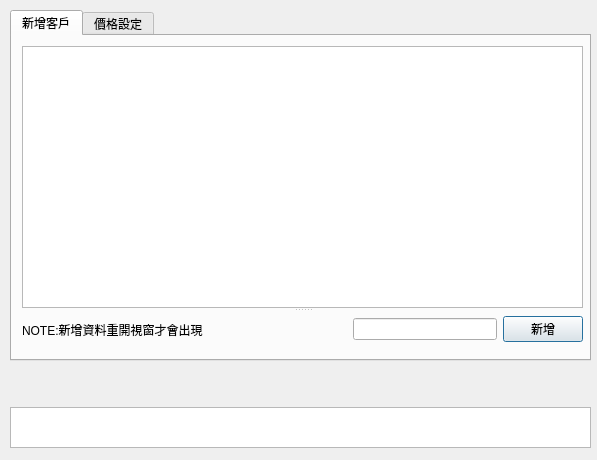
<?xml version="1.0" encoding="UTF-8"?>
<ui version="4.0">
 <class>Dialog</class>
 <widget class="QDialog" name="Dialog">
  <property name="geometry">
   <rect>
    <x>0</x>
    <y>0</y>
    <width>597</width>
    <height>460</height>
   </rect>
  </property>
  <property name="windowTitle">
   <string>客戶設定</string>
  </property>
  <widget class="QTabWidget" name="tabWidget">
   <property name="geometry">
    <rect>
     <x>10</x>
     <y>10</y>
     <width>581</width>
     <height>351</height>
    </rect>
   </property>
   <property name="currentIndex">
    <number>0</number>
   </property>
   <widget class="QWidget" name="tab_3">
    <attribute name="title">
     <string>新增客戶</string>
    </attribute>
    <widget class="QSplitter" name="splitter">
     <property name="geometry">
      <rect>
       <x>10</x>
       <y>10</y>
       <width>561</width>
       <height>301</height>
      </rect>
     </property>
     <property name="orientation">
      <enum>Qt::Vertical</enum>
     </property>
     <widget class="QTextBrowser" name="textBrowser"/>
     <widget class="QWidget" name="layoutWidget">
      <layout class="QHBoxLayout" name="horizontalLayout_6">
       <item>
        <widget class="QLabel" name="label">
         <property name="text">
          <string>NOTE:新增資料重開視窗才會出現</string>
         </property>
        </widget>
       </item>
       <item>
        <spacer name="horizontalSpacer">
         <property name="orientation">
          <enum>Qt::Horizontal</enum>
         </property>
         <property name="sizeHint" stdset="0">
          <size>
           <width>40</width>
           <height>20</height>
          </size>
         </property>
        </spacer>
       </item>
       <item>
        <widget class="QLineEdit" name="lineEdit_addguest"/>
       </item>
       <item>
        <widget class="QPushButton" name="pushButton_addguest">
         <property name="text">
          <string>新增</string>
         </property>
        </widget>
       </item>
      </layout>
     </widget>
    </widget>
   </widget>
   <widget class="QWidget" name="tab">
    <attribute name="title">
     <string>價格設定</string>
    </attribute>
    <widget class="QWidget" name="layoutWidget">
     <property name="geometry">
      <rect>
       <x>20</x>
       <y>10</y>
       <width>551</width>
       <height>291</height>
      </rect>
     </property>
     <layout class="QGridLayout" name="gridLayout">
      <item row="0" column="0">
       <layout class="QVBoxLayout" name="verticalLayout_3">
        <item>
         <layout class="QHBoxLayout" name="horizontalLayout_2">
          <item>
           <widget class="QComboBox" name="comboBox_customer"/>
          </item>
          <item>
           <widget class="QComboBox" name="comboBox_version"/>
          </item>
         </layout>
        </item>
        <item>
         <layout class="QVBoxLayout" name="verticalLayout_2">
          <item>
           <layout class="QHBoxLayout" name="horizontalLayout">
            <item>
             <widget class="QLabel" name="label_1">
              <property name="text">
               <string>From:</string>
              </property>
             </widget>
            </item>
            <item>
             <widget class="QDateEdit" name="dateEdit_from">
              <property name="readOnly">
               <bool>true</bool>
              </property>
              <property name="date">
               <date>
                <year>2011</year>
                <month>11</month>
                <day>11</day>
               </date>
              </property>
              <property name="displayFormat">
               <string>yyyy/MM/dd</string>
              </property>
             </widget>
            </item>
            <item>
             <widget class="QLabel" name="label_2">
              <property name="text">
               <string>To:</string>
              </property>
             </widget>
            </item>
            <item>
             <widget class="QDateEdit" name="dateEdit_to">
              <property name="readOnly">
               <bool>true</bool>
              </property>
              <property name="date">
               <date>
                <year>2011</year>
                <month>11</month>
                <day>11</day>
               </date>
              </property>
              <property name="displayFormat">
               <string>yyyy/MM/dd</string>
              </property>
             </widget>
            </item>
           </layout>
          </item>
          <item>
           <layout class="QVBoxLayout" name="verticalLayout">
            <item>
             <spacer name="verticalSpacer_2">
              <property name="orientation">
               <enum>Qt::Vertical</enum>
              </property>
              <property name="sizeHint" stdset="0">
               <size>
                <width>20</width>
                <height>40</height>
               </size>
              </property>
             </spacer>
            </item>
            <item>
             <layout class="QHBoxLayout" name="horizontalLayout_3">
              <item>
               <widget class="QLabel" name="label_10">
                <property name="text">
                 <string>項目</string>
                </property>
               </widget>
              </item>
              <item>
               <widget class="QLabel" name="label_3">
                <property name="text">
                 <string>Big</string>
                </property>
               </widget>
              </item>
              <item>
               <widget class="QLabel" name="label_4">
                <property name="text">
                 <string>Small</string>
                </property>
               </widget>
              </item>
              <item>
               <widget class="QLabel" name="label_5">
                <property name="text">
                 <string>Oil</string>
                </property>
               </widget>
              </item>
              <item>
               <widget class="QLabel" name="label_6">
                <property name="text">
                 <string>Tri</string>
                </property>
               </widget>
              </item>
              <item>
               <widget class="QLabel" name="label_7">
                <property name="text">
                 <string>Stinky</string>
                </property>
               </widget>
              </item>
              <item>
               <widget class="QLabel" name="label_8">
                <property name="text">
                 <string>Milk</string>
                </property>
               </widget>
              </item>
             </layout>
            </item>
            <item>
             <layout class="QHBoxLayout" name="horizontalLayout_4">
              <item>
               <widget class="QLabel" name="label_9">
                <property name="text">
                 <string>$</string>
                </property>
                <property name="indent">
                 <number>-1</number>
                </property>
               </widget>
              </item>
              <item>
               <widget class="QSpinBox" name="spinBox_big">
                <property name="readOnly">
                 <bool>true</bool>
                </property>
                <property name="maximum">
                 <number>10000</number>
                </property>
               </widget>
              </item>
              <item>
               <widget class="QSpinBox" name="spinBox_small">
                <property name="readOnly">
                 <bool>true</bool>
                </property>
                <property name="maximum">
                 <number>10000</number>
                </property>
               </widget>
              </item>
              <item>
               <widget class="QSpinBox" name="spinBox_oil">
                <property name="readOnly">
                 <bool>true</bool>
                </property>
                <property name="maximum">
                 <number>10000</number>
                </property>
               </widget>
              </item>
              <item>
               <widget class="QSpinBox" name="spinBox_tri">
                <property name="readOnly">
                 <bool>true</bool>
                </property>
                <property name="maximum">
                 <number>10000</number>
                </property>
               </widget>
              </item>
              <item>
               <widget class="QSpinBox" name="spinBox_stinky">
                <property name="readOnly">
                 <bool>true</bool>
                </property>
                <property name="maximum">
                 <number>10000</number>
                </property>
               </widget>
              </item>
              <item>
               <widget class="QSpinBox" name="spinBox_milk"/>
              </item>
             </layout>
            </item>
           </layout>
          </item>
         </layout>
        </item>
       </layout>
      </item>
      <item row="2" column="0">
       <layout class="QHBoxLayout" name="horizontalLayout_5">
        <item>
         <widget class="QPushButton" name="pushButton_load">
          <property name="enabled">
           <bool>false</bool>
          </property>
          <property name="text">
           <string>Load</string>
          </property>
         </widget>
        </item>
        <item>
         <widget class="QPushButton" name="pushButton_add">
          <property name="text">
           <string>Add</string>
          </property>
         </widget>
        </item>
        <item>
         <widget class="QPushButton" name="pushButton_edit">
          <property name="text">
           <string>Edit</string>
          </property>
         </widget>
        </item>
       </layout>
      </item>
      <item row="1" column="0">
       <spacer name="verticalSpacer">
        <property name="orientation">
         <enum>Qt::Vertical</enum>
        </property>
        <property name="sizeHint" stdset="0">
         <size>
          <width>20</width>
          <height>40</height>
         </size>
        </property>
       </spacer>
      </item>
     </layout>
    </widget>
   </widget>
  </widget>
  <widget class="QTextEdit" name="textEdit">
   <property name="geometry">
    <rect>
     <x>10</x>
     <y>407</y>
     <width>581</width>
     <height>41</height>
    </rect>
   </property>
  </widget>
 </widget>
 <resources/>
 <connections/>
</ui>
